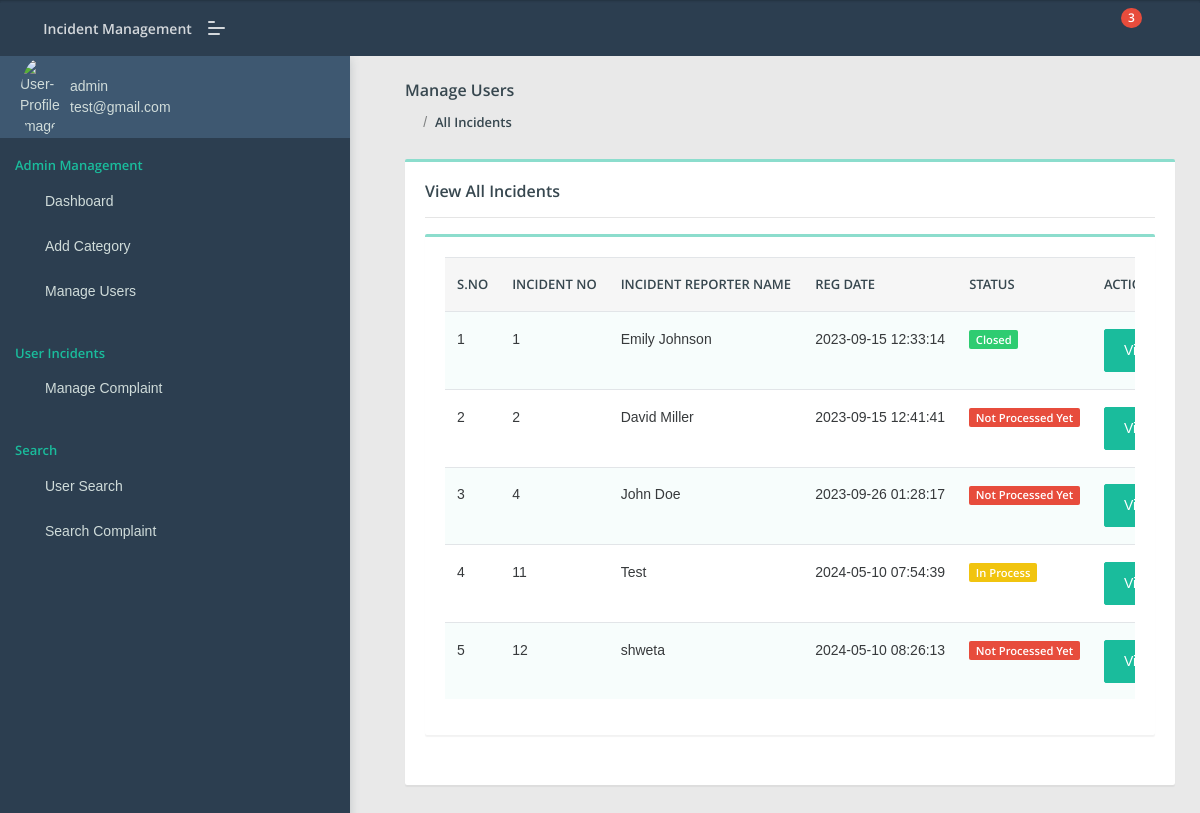
Screenshot of /admin/all-incident.php (signed in) with the database file from the repository.
### tables this page shows
CREATE TABLE IF NOT EXISTS `tblincidents` (
  `incident_id` varchar(50) NOT NULL,
  `complaintNumber` int(11) NOT NULL AUTO_INCREMENT,
  `userId` int(11) DEFAULT NULL,
  `category` varchar(11) DEFAULT NULL,
  `complaintPriority` varchar(255) DEFAULT NULL,
  `reporter_name` varchar(50) NOT NULL,
  `complaintDetails` mediumtext,
  `regDate` timestamp NULL DEFAULT CURRENT_TIMESTAMP,
  `status` varchar(50) DEFAULT NULL,
  `lastUpdationDate` timestamp NULL DEFAULT NULL ON UPDATE CURRENT_TIMESTAMP,
  PRIMARY KEY (`complaintNumber`),
  UNIQUE KEY `incident_id` (`incident_id`)
);

CREATE TABLE IF NOT EXISTS `users` (
  `id` int(11) NOT NULL AUTO_INCREMENT,
  `fullName` varchar(255) DEFAULT NULL,
  `userEmail` varchar(255) DEFAULT NULL,
  `password` varchar(255) DEFAULT NULL,
  `contactNo` bigint(11) DEFAULT NULL,
  `address` tinytext,
  `State` varchar(255) DEFAULT NULL,
  `country` varchar(255) DEFAULT NULL,
  `pincode` int(6) DEFAULT NULL,
  `userImage` varchar(255) DEFAULT NULL,
  `regDate` timestamp NOT NULL DEFAULT CURRENT_TIMESTAMP,
  `updationDate` timestamp NULL DEFAULT NULL,
  `status` int(1) DEFAULT NULL,
  PRIMARY KEY (`id`)
);

### admin/all-incident.php (the view, shortened to what this page needs)
<?php
include('include/config.php');
if(strlen($_SESSION['aid'])==0)
    {
header('location:index.php');
}
else{
?>
<!DOCTYPE html>
<html lang="en">
<head>
    <link rel="stylesheet" href="assets/css/style.css">
</head>
<body class="">
	<?php include('include/sidebar.php');?>
	<?php include('include/header.php');?>
<section class="pcoded-main-container">
    <div class="pcoded-content">
        <div class="page-header">
            <div class="page-block">
                <div class="row align-items-center">
                    <div class="col-md-12">
                        <div class="page-header-title">
                            <h5 class="m-b-10">Manage Users</h5>
                        </div>
                        <ul class="breadcrumb">
                            <li class="breadcrumb-item"><a href="dashboard.php"><i class="feather icon-home"></i></a></li>
                            <li class="breadcrumb-item"><a href="all-incident.php">All Incidents</a></li>
                        </ul>
                    </div>
                </div>
            </div>
        </div>
        <div class="row">
            <div class="col-sm-12">
                <div class="card">
                    <div class="card-body">
                        <h5>View All Incidents</h5>
                        <hr>
                      <div class="row">
                            <div class="col-xl-12">
                <div class="card">
                    <div class="card-body table-border-style">
                        <div class="table-responsive">
                            <table class="table table-striped">
                                <thead>
                                        <tr><th>S.No</th>
											<th>Incident No</th>
											<th>Incident Reporter Name</th>
											<th>Reg Date</th>
											<th>Status</th>
											<th>Action</th>
										</tr>
                                </thead>
                                <tbody>
                                    <?php
$query=mysqli_query($con,"select tblincidents.*,users.fullName as name from tblincidents join users on users.id=tblincidents.userId");
$cnt=1;
while($row=mysqli_fetch_array($query))
{
?>
                                        <tr>
                                            <td><?php echo htmlentities($cnt);?></td>
                                            <td><?php echo htmlentities($row['complaintNumber']);?></td>
                                            <td><?php echo htmlentities($row['name']);?></td>
                                            <td> <?php echo htmlentities($row['regDate']);?></td>
                                           <td>
                                                <?php $status=$row['status'];
                                                if($status==''): ?>
                                                <span class="badge badge-danger">Not Processed Yet</span>
                                            <?php elseif($status=='in process'):?>
                                             <span class="badge badge-warning">In Process</span>
                                         <?php elseif($status=='closed'):?>
                                             <span class="badge badge-success">Closed</span>
                                         <?php endif;?>
</td>
<td>   <a href="incident-details.php?cid=<?php echo htmlentities($row['complaintNumber']);?>" class="btn btn-primary"> View Details</a>
											</td>
                                        </tr>
                                        <?php $cnt=$cnt+1; } ?>
                                </tbody>
                            </table>
                        </div>
                    </div>
                </div>
            </div>
                        </div>
                    </div>
                </div>
            </div>
        </div>
    </div>
</section>
</body>
</html>
<?php } ?>

### admin/include/sidebar.php (shortened to what this page needs)
<nav class="pcoded-navbar  ">
	<div class="navbar-wrapper  ">
		<div class="navbar-content scroll-div " >
			<div class="">
				<div class="main-menu-header">
					<img class="img-radius" src="assets/images/user/user-gear.png" alt="User-Profile-Image">
					<div class="user-details">
						<?php
							$id=intval($_SESSION["aid"]);
							$query=mysqli_query($con,"select * from admin where id='$id'");
							while($row=mysqli_fetch_array($query))
							{
							?>
						<span><?php echo  htmlentities($row['fullname']);?></span>
						<div id="more-details"><?php echo  htmlentities($row['email']);?><i class="fa fa-chevron-down m-l-5"></i></div><?php } ?>
					</div>
				</div>
			</div>
			<ul class="nav pcoded-inner-navbar ">
				<li class="nav-item pcoded-menu-caption">
					<label>Admin Management</label>
				</li>
				<li class="nav-item">
				    <a href="dashboard.php" class="nav-link "><span class="pcoded-micon"><i class="feather icon-home"></i></span><span class="pcoded-mtext">Dashboard</span></a>
				</li>
				<li class="nav-item">
				    <a href="category.php" class="nav-link "><span class="pcoded-micon"><i class="feather icon-file-text"></i></span><span class="pcoded-mtext">Add Category</span></a>
				</li>
				<li class="nav-item">
				    <a href="manage-users.php" class="nav-link "><span class="pcoded-micon"><i class="feather icon-user"></i></span><span class="pcoded-mtext">Manage Users</span></a>
				</li>
				<li class="nav-item pcoded-menu-caption">
					<label>User Incidents</label>
				</li>
				<li class="nav-item pcoded-hasmenu">
					<a href="#!" class="nav-link "><span class="pcoded-micon"><i class="feather icon-box"></i></span><span class="pcoded-mtext">Manage Complaint</span></a>
				</li>
				<li class="nav-item pcoded-menu-caption">
					<label>Search</label>
				</li>
				<li class="nav-item">
				    <a href="user-search.php" class="nav-link "><span class="pcoded-micon"><i class="feather icon-search"></i></span><span class="pcoded-mtext">User Search</span></a>
				</li>
				<li class="nav-item">
				    <a href="incident-search.php" class="nav-link "><span class="pcoded-micon"><i class="feather icon-search"></i></span><span class="pcoded-mtext">Search Complaint</span></a>
				</li>
			</ul>
		</div>
	</div>
</nav>

### admin/include/header.php (shortened to what this page needs)
<header class="navbar pcoded-header navbar-expand-lg navbar-light header-dark">
				<div class="m-header">
					<a class="mobile-menu" id="mobile-collapse" href="#!"><span></span></a>
					<a href="dashboard.php" class="b-brand">
						<strong>Incident Management</strong>
					</a>
				</div>
				<div class="collapse navbar-collapse">
					<ul class="navbar-nav ml-auto">
						<li>
							<div class="dropdown">
								<a class="dropdown-toggle" href="#" data-toggle="dropdown">
									<i class="icon feather icon-bell"></i>
									<?php
$rt = mysqli_query($con,"select tblincidents.*,users.fullName as name from tblincidents join users on users.id=tblincidents.userId where tblincidents.status is null");
$num1 = mysqli_num_rows($rt);
?>
									<span class="badge badge-pill badge-danger"><?php echo htmlentities($num1)?></span>
								</a>
							</div>
						</li>
						<li>
							<div class="dropdown drp-user">
								<a href="#" class="dropdown-toggle" data-toggle="dropdown">
									<i class="feather icon-user"></i>
								</a>
							</div>
						</li>
					</ul>
				</div>
	</header>

### rows the page displays
tblincidents: complaintNumber "1", userId.fullName "Emily Johnson", regDate "2023-09-15 12:33:14", status "Closed"
tblincidents: complaintNumber "2", userId.fullName "David Miller", regDate "2023-09-15 12:41:41", shows "Not Processed Yet"
tblincidents: complaintNumber "4", userId.fullName "John Doe", regDate "2023-09-26 01:28:17", shows "Not Processed Yet"
tblincidents: complaintNumber "11", userId.fullName "Test", regDate "2024-05-10 07:54:39", status "In Process"
tblincidents: complaintNumber "12", userId.fullName "shweta", regDate "2024-05-10 08:26:13", shows "Not Processed Yet"

### other values shown
$row['fullname'] "admin"
$row['email'] "test@gmail.com"
$num1 "3"
